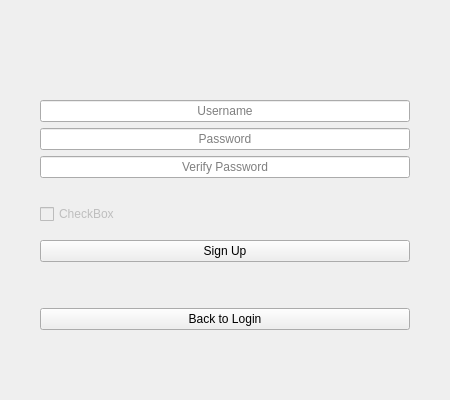
<?xml version="1.0" encoding="UTF-8"?>
<ui version="4.0">
 <class>SignUpWidget</class>
 <widget class="QWidget" name="SignUpWidget">
  <property name="geometry">
   <rect>
    <x>0</x>
    <y>0</y>
    <width>450</width>
    <height>400</height>
   </rect>
  </property>
  <property name="minimumSize">
   <size>
    <width>0</width>
    <height>0</height>
   </size>
  </property>
  <property name="windowTitle">
   <string>Form</string>
  </property>
  <layout class="QGridLayout" name="gridLayout_2" rowstretch="0,0,0,0,0">
   <property name="leftMargin">
    <number>0</number>
   </property>
   <property name="topMargin">
    <number>0</number>
   </property>
   <property name="rightMargin">
    <number>0</number>
   </property>
   <property name="bottomMargin">
    <number>0</number>
   </property>
   <item row="4" column="0" colspan="2">
    <spacer name="verticalSpacer">
     <property name="orientation">
      <enum>Qt::Vertical</enum>
     </property>
     <property name="sizeHint" stdset="0">
      <size>
       <width>20</width>
       <height>40</height>
      </size>
     </property>
    </spacer>
   </item>
   <item row="3" column="0" colspan="2">
    <layout class="QGridLayout" name="gridLayout_3">
     <item row="0" column="2">
      <spacer name="horizontalSpacer_4">
       <property name="orientation">
        <enum>Qt::Horizontal</enum>
       </property>
       <property name="sizeType">
        <enum>QSizePolicy::Ignored</enum>
       </property>
       <property name="sizeHint" stdset="0">
        <size>
         <width>40</width>
         <height>20</height>
        </size>
       </property>
      </spacer>
     </item>
     <item row="0" column="1">
      <widget class="QPushButton" name="m_signUp_btn">
       <property name="sizePolicy">
        <sizepolicy hsizetype="Expanding" vsizetype="Fixed">
         <horstretch>0</horstretch>
         <verstretch>0</verstretch>
        </sizepolicy>
       </property>
       <property name="text">
        <string>Sign Up</string>
       </property>
      </widget>
     </item>
     <item row="0" column="0">
      <spacer name="horizontalSpacer_3">
       <property name="orientation">
        <enum>Qt::Horizontal</enum>
       </property>
       <property name="sizeType">
        <enum>QSizePolicy::Ignored</enum>
       </property>
       <property name="sizeHint" stdset="0">
        <size>
         <width>40</width>
         <height>20</height>
        </size>
       </property>
      </spacer>
     </item>
     <item row="2" column="1">
      <widget class="QPushButton" name="m_backToLogin_btn">
       <property name="text">
        <string>Back to Login</string>
       </property>
      </widget>
     </item>
     <item row="1" column="1">
      <spacer name="verticalSpacer_2">
       <property name="orientation">
        <enum>Qt::Vertical</enum>
       </property>
       <property name="sizeType">
        <enum>QSizePolicy::Fixed</enum>
       </property>
       <property name="sizeHint" stdset="0">
        <size>
         <width>20</width>
         <height>40</height>
        </size>
       </property>
      </spacer>
     </item>
    </layout>
   </item>
   <item row="1" column="0" colspan="2">
    <layout class="QGridLayout" name="gridLayout">
     <item row="0" column="2" rowspan="3">
      <spacer name="horizontalSpacer_6">
       <property name="orientation">
        <enum>Qt::Horizontal</enum>
       </property>
       <property name="sizeType">
        <enum>QSizePolicy::Preferred</enum>
       </property>
       <property name="sizeHint" stdset="0">
        <size>
         <width>40</width>
         <height>20</height>
        </size>
       </property>
      </spacer>
     </item>
     <item row="0" column="1">
      <widget class="QLineEdit" name="m_username_lineEdit">
       <property name="contextMenuPolicy">
        <enum>Qt::NoContextMenu</enum>
       </property>
       <property name="alignment">
        <set>Qt::AlignCenter</set>
       </property>
       <property name="placeholderText">
        <string>Username</string>
       </property>
      </widget>
     </item>
     <item row="4" column="1">
      <widget class="QCheckBox" name="checkBox">
       <property name="enabled">
        <bool>false</bool>
       </property>
       <property name="text">
        <string>CheckBox</string>
       </property>
      </widget>
     </item>
     <item row="0" column="0" rowspan="3">
      <spacer name="horizontalSpacer_5">
       <property name="orientation">
        <enum>Qt::Horizontal</enum>
       </property>
       <property name="sizeType">
        <enum>QSizePolicy::Preferred</enum>
       </property>
       <property name="sizeHint" stdset="0">
        <size>
         <width>40</width>
         <height>20</height>
        </size>
       </property>
      </spacer>
     </item>
     <item row="2" column="1">
      <widget class="QLineEdit" name="m_verifyPassword_lineEdit">
       <property name="maximumSize">
        <size>
         <width>16777215</width>
         <height>16777215</height>
        </size>
       </property>
       <property name="contextMenuPolicy">
        <enum>Qt::NoContextMenu</enum>
       </property>
       <property name="echoMode">
        <enum>QLineEdit::Password</enum>
       </property>
       <property name="alignment">
        <set>Qt::AlignCenter</set>
       </property>
       <property name="placeholderText">
        <string>Verify Password</string>
       </property>
      </widget>
     </item>
     <item row="1" column="1">
      <widget class="QLineEdit" name="m_password_lineEdit">
       <property name="maximumSize">
        <size>
         <width>16777215</width>
         <height>16777215</height>
        </size>
       </property>
       <property name="contextMenuPolicy">
        <enum>Qt::NoContextMenu</enum>
       </property>
       <property name="echoMode">
        <enum>QLineEdit::Password</enum>
       </property>
       <property name="alignment">
        <set>Qt::AlignCenter</set>
       </property>
       <property name="placeholderText">
        <string>Password</string>
       </property>
       <property name="error" stdset="0">
        <bool>false</bool>
       </property>
      </widget>
     </item>
     <item row="3" column="1">
      <widget class="QLabel" name="m_information_lbl">
       <property name="text">
        <string/>
       </property>
       <property name="error" stdset="0">
        <bool>true</bool>
       </property>
      </widget>
     </item>
    </layout>
   </item>
   <item row="2" column="0" colspan="2">
    <spacer name="verticalSpacer_4">
     <property name="orientation">
      <enum>Qt::Vertical</enum>
     </property>
     <property name="sizeType">
      <enum>QSizePolicy::Fixed</enum>
     </property>
     <property name="sizeHint" stdset="0">
      <size>
       <width>20</width>
       <height>10</height>
      </size>
     </property>
    </spacer>
   </item>
   <item row="0" column="0" colspan="2">
    <spacer name="verticalSpacer_3">
     <property name="orientation">
      <enum>Qt::Vertical</enum>
     </property>
     <property name="sizeType">
      <enum>QSizePolicy::Fixed</enum>
     </property>
     <property name="sizeHint" stdset="0">
      <size>
       <width>20</width>
       <height>100</height>
      </size>
     </property>
    </spacer>
   </item>
  </layout>
 </widget>
 <tabstops>
  <tabstop>m_username_lineEdit</tabstop>
  <tabstop>m_password_lineEdit</tabstop>
  <tabstop>m_verifyPassword_lineEdit</tabstop>
  <tabstop>checkBox</tabstop>
  <tabstop>m_signUp_btn</tabstop>
  <tabstop>m_backToLogin_btn</tabstop>
 </tabstops>
 <resources/>
 <connections/>
</ui>
